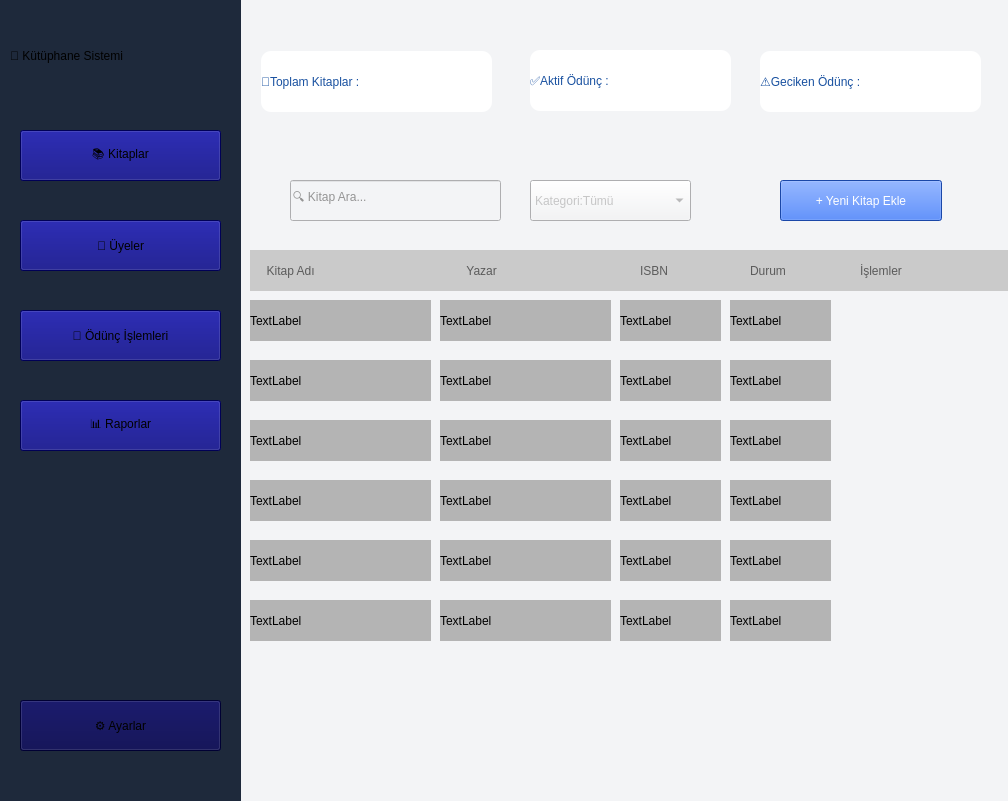
<?xml version="1.0" encoding="UTF-8"?>
<ui version="4.0">
 <class>MainWindow</class>
 <widget class="QMainWindow" name="MainWindow">
  <property name="geometry">
   <rect>
    <x>0</x>
    <y>0</y>
    <width>1008</width>
    <height>801</height>
   </rect>
  </property>
  <property name="windowTitle">
   <string>MainWindow</string>
  </property>
  <property name="styleSheet">
   <string notr="true">background-color:#F3F4F6</string>
  </property>
  <widget class="QWidget" name="centralwidget">
   <widget class="QLabel" name="leftSidebg_label">
    <property name="geometry">
     <rect>
      <x>-10</x>
      <y>0</y>
      <width>251</width>
      <height>801</height>
     </rect>
    </property>
    <property name="styleSheet">
     <string notr="true">
background-color:#1E293B;</string>
    </property>
    <property name="text">
     <string/>
    </property>
   </widget>
   <widget class="QLineEdit" name="kitapAra_lineEdit">
    <property name="geometry">
     <rect>
      <x>290</x>
      <y>180</y>
      <width>211</width>
      <height>41</height>
     </rect>
    </property>
    <property name="styleSheet">
     <string notr="true">color:rgb(148, 148, 148);
font: 600 9pt &quot;Segoe UI&quot;;
</string>
    </property>
    <property name="text">
     <string>🔍 Kitap Ara...</string>
    </property>
   </widget>
   <widget class="QComboBox" name="kategoriComboBox">
    <property name="geometry">
     <rect>
      <x>530</x>
      <y>180</y>
      <width>161</width>
      <height>41</height>
     </rect>
    </property>
    <property name="styleSheet">
     <string notr="true">color:rgb(148, 148, 148);
font: 600 9pt &quot;Segoe UI&quot;;</string>
    </property>
    <property name="placeholderText">
     <string>Kategori:Tümü</string>
    </property>
   </widget>
   <widget class="QPushButton" name="kitapEkle_btn">
    <property name="geometry">
     <rect>
      <x>780</x>
      <y>180</y>
      <width>162</width>
      <height>41</height>
     </rect>
    </property>
    <property name="styleSheet">
     <string notr="true">color:rgb(255, 255, 255);
font: 600 9pt &quot;Segoe UI&quot;;
background-color: #2563EB;</string>
    </property>
    <property name="text">
     <string>+ Yeni Kitap Ekle</string>
    </property>
   </widget>
   <widget class="QLabel" name="kutuphaneSistemi_baslik">
    <property name="geometry">
     <rect>
      <x>10</x>
      <y>20</y>
      <width>231</width>
      <height>71</height>
     </rect>
    </property>
    <property name="autoFillBackground">
     <bool>false</bool>
    </property>
    <property name="styleSheet">
     <string notr="true">background: transparent;

font: 600 14pt &quot;Segoe UI&quot;;</string>
    </property>
    <property name="text">
     <string>📖 Kütüphane Sistemi</string>
    </property>
   </widget>
   <widget class="QLabel" name="toplamKitaplar">
    <property name="geometry">
     <rect>
      <x>261</x>
      <y>51</y>
      <width>231</width>
      <height>61</height>
     </rect>
    </property>
    <property name="styleSheet">
     <string notr="true">background-color: #FFFFFF;
color:rgb(25, 81, 160);
font: 700 12pt &quot;Segoe UI&quot;;
border-radius:10px;</string>
    </property>
    <property name="text">
     <string>📘Toplam Kitaplar :</string>
    </property>
    <property name="scaledContents">
     <bool>false</bool>
    </property>
   </widget>
   <widget class="QLabel" name="gecikenOdunc">
    <property name="geometry">
     <rect>
      <x>760</x>
      <y>51</y>
      <width>221</width>
      <height>61</height>
     </rect>
    </property>
    <property name="styleSheet">
     <string notr="true">background-color: #FFFFFF;
color:rgb(25, 81, 160);
font: 700 12pt &quot;Segoe UI&quot;;
border-radius:10px;</string>
    </property>
    <property name="text">
     <string>⚠️Geciken Ödünç : </string>
    </property>
   </widget>
   <widget class="QLabel" name="aktifodunc">
    <property name="geometry">
     <rect>
      <x>530</x>
      <y>50</y>
      <width>201</width>
      <height>61</height>
     </rect>
    </property>
    <property name="styleSheet">
     <string notr="true">background-color: #FFFFFF;
color:rgb(25, 81, 160);
font: 700 12pt &quot;Segoe UI&quot;;
border-radius:10px;</string>
    </property>
    <property name="text">
     <string>✅Aktif Ödünç :</string>
    </property>
   </widget>
   <widget class="QLabel" name="kitapAdBaslik">
    <property name="geometry">
     <rect>
      <x>250</x>
      <y>250</y>
      <width>211</width>
      <height>41</height>
     </rect>
    </property>
    <property name="styleSheet">
     <string notr="true">
background-color: rgb(202, 202, 202);
font: 600 9pt &quot;Segoe UI&quot;;
color:rgb(91, 91, 91)</string>
    </property>
    <property name="text">
     <string>     Kitap Adı</string>
    </property>
   </widget>
   <widget class="QLabel" name="yazarBaslik">
    <property name="geometry">
     <rect>
      <x>460</x>
      <y>250</y>
      <width>181</width>
      <height>41</height>
     </rect>
    </property>
    <property name="styleSheet">
     <string notr="true">background-color: rgb(202, 202, 202);
font: 600 9pt &quot;Segoe UI&quot;;
color:rgb(91, 91, 91)</string>
    </property>
    <property name="text">
     <string>  Yazar</string>
    </property>
   </widget>
   <widget class="QLabel" name="ISBNBaslik">
    <property name="geometry">
     <rect>
      <x>640</x>
      <y>250</y>
      <width>111</width>
      <height>41</height>
     </rect>
    </property>
    <property name="styleSheet">
     <string notr="true">background-color: rgb(202, 202, 202);
font: 600 9pt &quot;Segoe UI&quot;;
color:rgb(91, 91, 91)</string>
    </property>
    <property name="text">
     <string>ISBN</string>
    </property>
   </widget>
   <widget class="QLabel" name="DurumBaslik">
    <property name="geometry">
     <rect>
      <x>750</x>
      <y>250</y>
      <width>111</width>
      <height>41</height>
     </rect>
    </property>
    <property name="styleSheet">
     <string notr="true">background-color: rgb(202, 202, 202);
font: 600 9pt &quot;Segoe UI&quot;;
color:rgb(91, 91, 91)</string>
    </property>
    <property name="text">
     <string>Durum</string>
    </property>
   </widget>
   <widget class="QLabel" name="islemlerBaslik">
    <property name="geometry">
     <rect>
      <x>860</x>
      <y>250</y>
      <width>151</width>
      <height>41</height>
     </rect>
    </property>
    <property name="styleSheet">
     <string notr="true">background-color: rgb(202, 202, 202);
font: 600 9pt &quot;Segoe UI&quot;;
color:rgb(91, 91, 91)</string>
    </property>
    <property name="text">
     <string>İşlemler</string>
    </property>
   </widget>
   <widget class="QPushButton" name="pushButton">
    <property name="geometry">
     <rect>
      <x>20</x>
      <y>130</y>
      <width>201</width>
      <height>51</height>
     </rect>
    </property>
    <property name="styleSheet">
     <string notr="true">
font: 600 12pt &quot;Segoe UI&quot;;
background-color: rgb(0, 0, 120);</string>
    </property>
    <property name="text">
     <string>📚 Kitaplar</string>
    </property>
   </widget>
   <widget class="QPushButton" name="pushButton_2">
    <property name="geometry">
     <rect>
      <x>20</x>
      <y>220</y>
      <width>201</width>
      <height>51</height>
     </rect>
    </property>
    <property name="styleSheet">
     <string notr="true">background-color: rgb(0, 0, 120);
font: 600 12pt &quot;Segoe UI&quot;;</string>
    </property>
    <property name="text">
     <string>👤 Üyeler</string>
    </property>
   </widget>
   <widget class="QPushButton" name="pushButton_3">
    <property name="geometry">
     <rect>
      <x>20</x>
      <y>310</y>
      <width>201</width>
      <height>51</height>
     </rect>
    </property>
    <property name="styleSheet">
     <string notr="true">background-color: rgb(0, 0, 120);
font: 600 12pt &quot;Segoe UI&quot;;</string>
    </property>
    <property name="text">
     <string>📄 Ödünç İşlemleri</string>
    </property>
   </widget>
   <widget class="QPushButton" name="pushButton_4">
    <property name="geometry">
     <rect>
      <x>20</x>
      <y>400</y>
      <width>201</width>
      <height>51</height>
     </rect>
    </property>
    <property name="styleSheet">
     <string notr="true">background-color: rgb(0, 0, 120);
font: 600 12pt &quot;Segoe UI&quot;;
</string>
    </property>
    <property name="text">
     <string>📊 Raporlar</string>
    </property>
   </widget>
   <widget class="QPushButton" name="pushButton_5">
    <property name="geometry">
     <rect>
      <x>20</x>
      <y>700</y>
      <width>201</width>
      <height>51</height>
     </rect>
    </property>
    <property name="styleSheet">
     <string notr="true">background-color: rgb(158, 158, 158);
font: 350  12pt &quot;Segoe UI&quot;;
background-color: rgb(0, 0, 72);
</string>
    </property>
    <property name="text">
     <string>⚙ Ayarlar</string>
    </property>
   </widget>
   <widget class="QLabel" name="kitap1Ad">
    <property name="geometry">
     <rect>
      <x>250</x>
      <y>300</y>
      <width>181</width>
      <height>41</height>
     </rect>
    </property>
    <property name="styleSheet">
     <string notr="true">background-color: rgb(180, 180, 180);</string>
    </property>
    <property name="text">
     <string>TextLabel</string>
    </property>
   </widget>
   <widget class="QLabel" name="kitap1Yazar">
    <property name="geometry">
     <rect>
      <x>440</x>
      <y>300</y>
      <width>171</width>
      <height>41</height>
     </rect>
    </property>
    <property name="styleSheet">
     <string notr="true">background-color: rgb(180, 180, 180);</string>
    </property>
    <property name="text">
     <string>TextLabel</string>
    </property>
   </widget>
   <widget class="QLabel" name="kitap1ISBN">
    <property name="geometry">
     <rect>
      <x>620</x>
      <y>300</y>
      <width>101</width>
      <height>41</height>
     </rect>
    </property>
    <property name="styleSheet">
     <string notr="true">background-color: rgb(180, 180, 180);</string>
    </property>
    <property name="text">
     <string>TextLabel</string>
    </property>
   </widget>
   <widget class="QLabel" name="kitap1Durum">
    <property name="geometry">
     <rect>
      <x>730</x>
      <y>300</y>
      <width>101</width>
      <height>41</height>
     </rect>
    </property>
    <property name="styleSheet">
     <string notr="true">background-color: rgb(180, 180, 180);</string>
    </property>
    <property name="text">
     <string>TextLabel</string>
    </property>
   </widget>
   <widget class="QLabel" name="kitap2Ad">
    <property name="geometry">
     <rect>
      <x>250</x>
      <y>360</y>
      <width>181</width>
      <height>41</height>
     </rect>
    </property>
    <property name="styleSheet">
     <string notr="true">background-color: rgb(180, 180, 180);</string>
    </property>
    <property name="text">
     <string>TextLabel</string>
    </property>
   </widget>
   <widget class="QLabel" name="kitap2Durum">
    <property name="geometry">
     <rect>
      <x>730</x>
      <y>360</y>
      <width>101</width>
      <height>41</height>
     </rect>
    </property>
    <property name="styleSheet">
     <string notr="true">background-color: rgb(180, 180, 180);</string>
    </property>
    <property name="text">
     <string>TextLabel</string>
    </property>
   </widget>
   <widget class="QLabel" name="kitap2Yazar">
    <property name="geometry">
     <rect>
      <x>440</x>
      <y>360</y>
      <width>171</width>
      <height>41</height>
     </rect>
    </property>
    <property name="styleSheet">
     <string notr="true">background-color: rgb(180, 180, 180);</string>
    </property>
    <property name="text">
     <string>TextLabel</string>
    </property>
   </widget>
   <widget class="QLabel" name="kitap2ISBN">
    <property name="geometry">
     <rect>
      <x>620</x>
      <y>360</y>
      <width>101</width>
      <height>41</height>
     </rect>
    </property>
    <property name="styleSheet">
     <string notr="true">background-color: rgb(180, 180, 180);</string>
    </property>
    <property name="text">
     <string>TextLabel</string>
    </property>
   </widget>
   <widget class="QLabel" name="kitap3Durum">
    <property name="geometry">
     <rect>
      <x>730</x>
      <y>420</y>
      <width>101</width>
      <height>41</height>
     </rect>
    </property>
    <property name="styleSheet">
     <string notr="true">background-color: rgb(180, 180, 180);</string>
    </property>
    <property name="text">
     <string>TextLabel</string>
    </property>
   </widget>
   <widget class="QLabel" name="kitap3Ad">
    <property name="geometry">
     <rect>
      <x>250</x>
      <y>420</y>
      <width>181</width>
      <height>41</height>
     </rect>
    </property>
    <property name="styleSheet">
     <string notr="true">background-color: rgb(180, 180, 180);</string>
    </property>
    <property name="text">
     <string>TextLabel</string>
    </property>
   </widget>
   <widget class="QLabel" name="kitap3ISBN">
    <property name="geometry">
     <rect>
      <x>620</x>
      <y>420</y>
      <width>101</width>
      <height>41</height>
     </rect>
    </property>
    <property name="styleSheet">
     <string notr="true">background-color: rgb(180, 180, 180);</string>
    </property>
    <property name="text">
     <string>TextLabel</string>
    </property>
   </widget>
   <widget class="QLabel" name="kitap3Yazar">
    <property name="geometry">
     <rect>
      <x>440</x>
      <y>420</y>
      <width>171</width>
      <height>41</height>
     </rect>
    </property>
    <property name="styleSheet">
     <string notr="true">background-color: rgb(180, 180, 180);</string>
    </property>
    <property name="text">
     <string>TextLabel</string>
    </property>
   </widget>
   <widget class="QLabel" name="kitap4Durum">
    <property name="geometry">
     <rect>
      <x>730</x>
      <y>480</y>
      <width>101</width>
      <height>41</height>
     </rect>
    </property>
    <property name="styleSheet">
     <string notr="true">background-color: rgb(180, 180, 180);</string>
    </property>
    <property name="text">
     <string>TextLabel</string>
    </property>
   </widget>
   <widget class="QLabel" name="kitap4Ad">
    <property name="geometry">
     <rect>
      <x>250</x>
      <y>480</y>
      <width>181</width>
      <height>41</height>
     </rect>
    </property>
    <property name="styleSheet">
     <string notr="true">background-color: rgb(180, 180, 180);</string>
    </property>
    <property name="text">
     <string>TextLabel</string>
    </property>
   </widget>
   <widget class="QLabel" name="kitap4ISBN">
    <property name="geometry">
     <rect>
      <x>620</x>
      <y>480</y>
      <width>101</width>
      <height>41</height>
     </rect>
    </property>
    <property name="styleSheet">
     <string notr="true">background-color: rgb(180, 180, 180);</string>
    </property>
    <property name="text">
     <string>TextLabel</string>
    </property>
   </widget>
   <widget class="QLabel" name="kitap4Yazar">
    <property name="geometry">
     <rect>
      <x>440</x>
      <y>480</y>
      <width>171</width>
      <height>41</height>
     </rect>
    </property>
    <property name="styleSheet">
     <string notr="true">background-color: rgb(180, 180, 180);</string>
    </property>
    <property name="text">
     <string>TextLabel</string>
    </property>
   </widget>
   <widget class="QLabel" name="kitap5Durum">
    <property name="geometry">
     <rect>
      <x>730</x>
      <y>540</y>
      <width>101</width>
      <height>41</height>
     </rect>
    </property>
    <property name="styleSheet">
     <string notr="true">background-color: rgb(180, 180, 180);</string>
    </property>
    <property name="text">
     <string>TextLabel</string>
    </property>
   </widget>
   <widget class="QLabel" name="kitap5Ad">
    <property name="geometry">
     <rect>
      <x>250</x>
      <y>540</y>
      <width>181</width>
      <height>41</height>
     </rect>
    </property>
    <property name="styleSheet">
     <string notr="true">background-color: rgb(180, 180, 180);</string>
    </property>
    <property name="text">
     <string>TextLabel</string>
    </property>
   </widget>
   <widget class="QLabel" name="kitap5ISBN">
    <property name="geometry">
     <rect>
      <x>620</x>
      <y>540</y>
      <width>101</width>
      <height>41</height>
     </rect>
    </property>
    <property name="styleSheet">
     <string notr="true">background-color: rgb(180, 180, 180);</string>
    </property>
    <property name="text">
     <string>TextLabel</string>
    </property>
   </widget>
   <widget class="QLabel" name="kitap5Yazar">
    <property name="geometry">
     <rect>
      <x>440</x>
      <y>540</y>
      <width>171</width>
      <height>41</height>
     </rect>
    </property>
    <property name="styleSheet">
     <string notr="true">background-color: rgb(180, 180, 180);</string>
    </property>
    <property name="text">
     <string>TextLabel</string>
    </property>
   </widget>
   <widget class="QLabel" name="kitap6Durum">
    <property name="geometry">
     <rect>
      <x>730</x>
      <y>600</y>
      <width>101</width>
      <height>41</height>
     </rect>
    </property>
    <property name="styleSheet">
     <string notr="true">background-color: rgb(180, 180, 180);</string>
    </property>
    <property name="text">
     <string>TextLabel</string>
    </property>
   </widget>
   <widget class="QLabel" name="kitap6Ad">
    <property name="geometry">
     <rect>
      <x>250</x>
      <y>600</y>
      <width>181</width>
      <height>41</height>
     </rect>
    </property>
    <property name="styleSheet">
     <string notr="true">background-color: rgb(180, 180, 180);</string>
    </property>
    <property name="text">
     <string>TextLabel</string>
    </property>
   </widget>
   <widget class="QLabel" name="kitap6ISBN">
    <property name="geometry">
     <rect>
      <x>620</x>
      <y>600</y>
      <width>101</width>
      <height>41</height>
     </rect>
    </property>
    <property name="styleSheet">
     <string notr="true">background-color: rgb(180, 180, 180);</string>
    </property>
    <property name="text">
     <string>TextLabel</string>
    </property>
   </widget>
   <widget class="QLabel" name="kitap6Yazar">
    <property name="geometry">
     <rect>
      <x>440</x>
      <y>600</y>
      <width>171</width>
      <height>41</height>
     </rect>
    </property>
    <property name="styleSheet">
     <string notr="true">background-color: rgb(180, 180, 180);</string>
    </property>
    <property name="text">
     <string>TextLabel</string>
    </property>
   </widget>
  </widget>
 </widget>
 <resources/>
 <connections/>
</ui>
